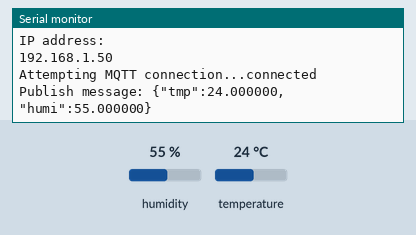
Bench run of a sketch on a simulated ESP8266 (NodeMCU). Parts: the last lines printed to the serial monitor. The inputs (shaded band) are chosen by the test bench; at power-on: humidity 55 %, temperature 24 °C. WiFi joins after 1.5 s; servers stay silent unless stated; no MQTT or app messages arrive unless stated.

Above: at 2.7 s.
2.8 s: humidity set to 22 %
At 5.9 s:
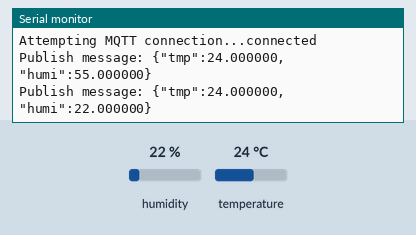
6.7 s: temperature set to 12 °C
At 9.0 s:
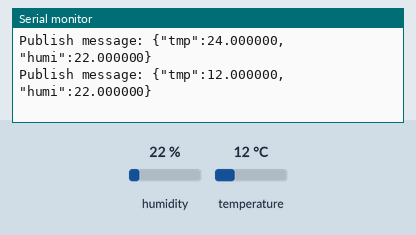
10.6 s: humidity set to 40 %
At 11.0 s:
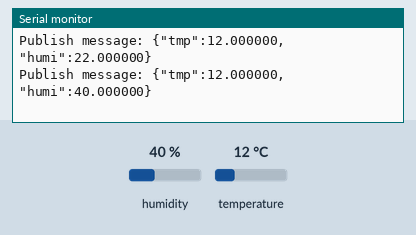
Timing chart, 0 to 13.6 s (numbered marks = the images above; inputs shaded):
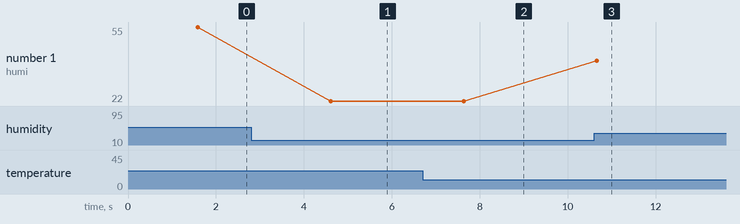

Measured:
- after the input at 2.8 s, the serial monitor: prints a new line after 1.8 s (image 1)
- after the input at 6.7 s, the serial monitor: prints a new line after 0.94 s (image 2)
- after the input at 10.6 s, the serial monitor: prints a new line after 0.06 s (image 3)
- plotted number 1: 55 → 22 after the input at 2.8 s, 22 → 40 after the input at 10.6 s

The sketch:

2-DHT11_mqtt_pub.ino
```cpp
#include <ESP8266WiFi.h> // Wifi 라이브러리 추가
#include <PubSubClient.h> // MQTT client 라이브러리 추가
#include "DHT.h"// DHT11 라이브러리 추가

DHT dht(D3, DHT11);// D3번 핀에 연결된 DHT11센서를 dht라는 객체로 생성

const char* ssid = "KMU_SW"; //사용하는 Wifi 이름
const char* password = "kookminsw"; // 비밀번호
const char* mqtt_server = "192.168.***.***"; // mqtt 서버 주소(라즈베리파이에서 ifconfig로 inet 주소 확인)
const char* clientName = "030404Client"; // client 이름 (생일 추천)

WiFiClient espClient; // 인터넷과 연결할 수 있는 client 생성
PubSubClient client(espClient); // 해당 client를 mqtt client로 사용할 수 있도록 설정

//Wifi 연결
void setup_wifi() {
   delay(10);
   Serial.println();
   Serial.print("Connecting to ");
   Serial.println(ssid);
   WiFi.mode(WIFI_STA);
   WiFi.begin(ssid, password);
   while(WiFi.status() != WL_CONNECTED)
   {
     delay(500);
     Serial.print(".");
   }
   Serial.println("");
   Serial.println("WiFi connected");
   Serial.println("IP address: ");
   Serial.println(WiFi.localIP());
}

//mqtt 연결
void reconnect() {
  //연결될 때까지 시도
  while (!client.connected())
  {
    Serial.print("Attempting MQTT connection...");
    if (client.connect(clientName))
    {
      //연결 성공
      Serial.println("connected");
    }
    else
    {
      //연결실패하면 현재 상태 출력하고 5초 후 다시 시도
      Serial.print("failed, rc=");
      Serial.print(client.state());
      Serial.println(" try again in 5 seconds");
      delay(5000);
    }
  }
}

void setup() {
  Serial.begin(115200);//시리얼 통신 시작
  Serial.println("Start sensor");
  dht.begin(); //dht센서 가동
  setup_wifi(); //Wifi 연결
  client.setServer(mqtt_server, 1883); //mqtt 서버와 연결(ip, 1883)
}

void loop() {
  if (!client.connected())
  {
    reconnect(); //mqtt 연결이 안되어있다면 다시 연결
  }

  float t = dht.readTemperature(); //섭씨 온도 가져오기(dht.readTemperature(true) -> 화씨 온도)
  float h = dht.readHumidity(); //습도 가져오기

  char message[50] = ""; // 문자열을 위한 공간 마련
  sprintf(message, "{\"tmp\":%f,\"humi\":%f}", t, h); //JSON 문자열의 형식으로 온도, 습도 데이터 담기

  Serial.print("Publish message: ");
  Serial.println(message);
  client.publish("dht", message); // 만든 문자열을 mqtt 서버에 publish *토픽에 숫자 XXX

  delay(3000); // 3초(3000ms) 주기
}
```
